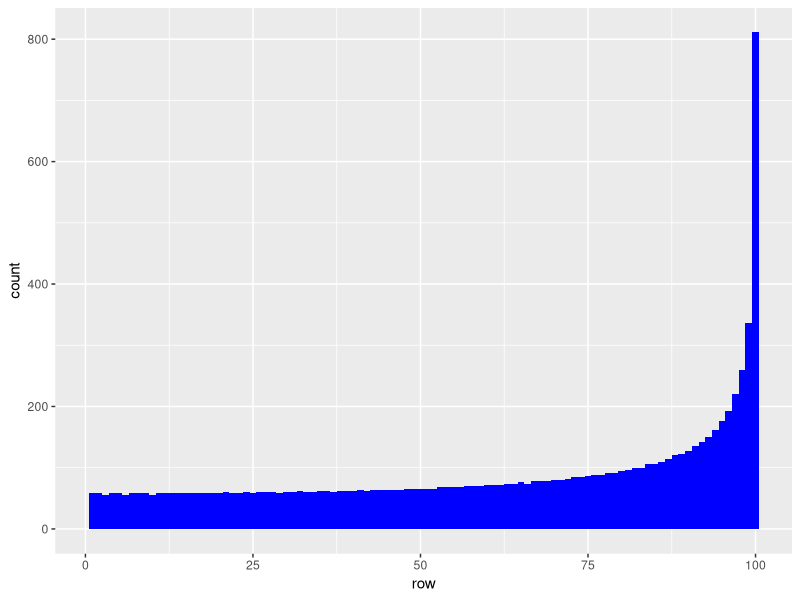
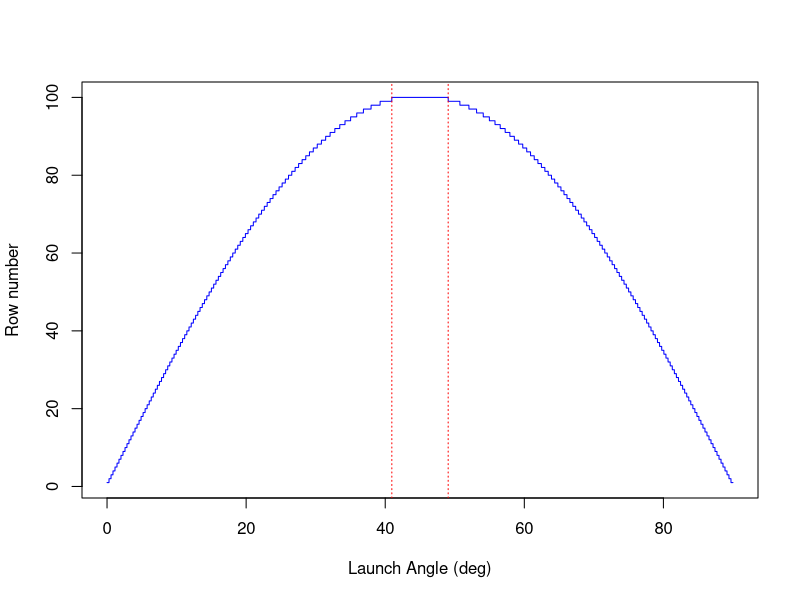

Here is the R script that generated these plots, in order:
## ---- chunk 1
knitr::opts_knit$set(base.dir = "/home/swolf/website/", base.url = "/")
knitr::opts_chunk$set(fig.path = "figure/2020-04-13-tshirtCannon")
library(ggplot2)
## ---- chunk 2
projectileRange = function(theta){
  thetaRad = theta * pi/180
  pRange = 100*sin(2*thetaRad)
  pRange = floor(pRange) + 1
  pRange = ifelse(pRange>100,100,pRange)
  return(pRange)
}
## ---- chunk 3
launchAngle = seq(from=0,to=90,by=0.01)
projectileRows = projectileRange(launchAngle)
maxRow = names(which(table(projectileRows)==max(table(projectileRows))))
row = data.frame('row'=projectileRows)
#hist(projectileRows,breaks=c(0,101),freq=TRUE)
ggplot(row, aes(x=row)) + geom_histogram(fill='blue', binwidth = 1)
## ---- chunk 4
plot(launchAngle, projectileRows, col='blue', type='l', 
     xlab='Launch Angle (deg)', ylab = 'Row number')
minAngle = min(launchAngle[projectileRows==100])
maxAngle = max(launchAngle[projectileRows==100])
abline(v=minAngle, col='red', lty=3)
abline(v=maxAngle, col='red', lty=3)
